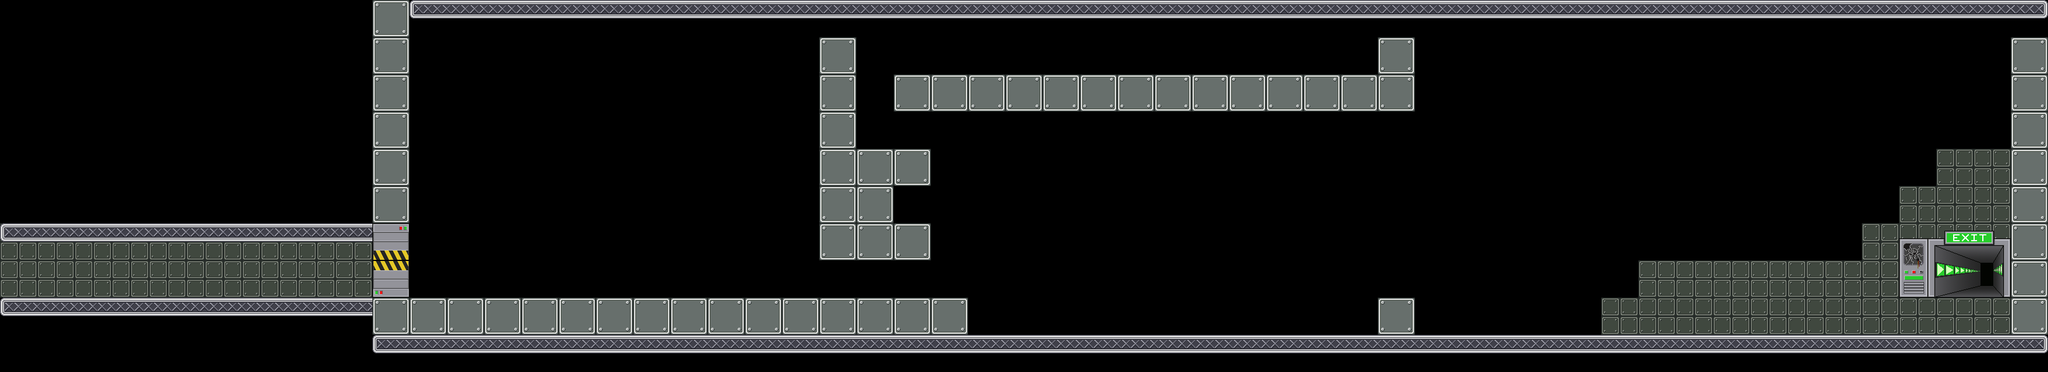

Rendered tile map (Tiled .tmx) drawn with the repository's tilesets; below, a short description and the map source with its tile grids summarised:
An orthogonal 55x10 tile map with 64x64 px tiles, 2 tile layers (foreground, front), 20 tilesets and 40 objects (Attractive).

<map version="1.0" orientation="orthogonal" width="55" height="10" tilewidth="64" tileheight="64">
 <tileset firstgid="1" name="mur" tilewidth="64" tileheight="64">
  <image source="data/mur.png" trans="ffffff" width="64" height="64" />
 </tileset>
 <tileset firstgid="2" name="sol" tilewidth="64" tileheight="64">
  <image source="data/sol.png" trans="ffffff" width="64" height="64" />
 </tileset>
 <tileset firstgid="3" name="alone" tilewidth="64" tileheight="64">
  <image source="data/alone.png" width="64" height="64" />
 </tileset>
 <tileset firstgid="4" name="left" tilewidth="64" tileheight="64">
  <image source="data/left.png" width="64" height="64" />
 </tileset>
 <tileset firstgid="5" name="mid" tilewidth="64" tileheight="64">
  <image source="data/mid.png" width="64" height="64" />
 </tileset>
 <tileset firstgid="6" name="right" tilewidth="64" tileheight="64">
  <image source="data/right.png" width="64" height="64" />
 </tileset>
 <tileset firstgid="7" name="portebas" tilewidth="64" tileheight="64">
  <image source="data/portebas.png" width="64" height="64" />
 </tileset>
 <tileset firstgid="8" name="portehaut" tilewidth="64" tileheight="64">
  <image source="data/portehaut.png" width="64" height="64" />
 </tileset>
 <tileset firstgid="9" name="fin" tilewidth="192" tileheight="128">
  <image source="data/fin.png" width="192" height="128" />
 </tileset>
 <tileset firstgid="10" name="citerne" tilewidth="418" tileheight="632">
  <tileoffset x="0" y="632" />
  <image source="data/citerne.png" width="418" height="632" />
 </tileset>
 <tileset firstgid="11" name="container1" tilewidth="610" tileheight="276">
  <tileoffset x="0" y="195" />
  <image source="data/container1.png" width="610" height="276" />
 </tileset>
 <tileset firstgid="12" name="container2" tilewidth="480" tileheight="330">
  <tileoffset x="0" y="280" />
  <image source="data/container2.png" width="480" height="330" />
 </tileset>
 <tileset firstgid="13" name="cable1" tilewidth="77" tileheight="372">
  <tileoffset x="0" y="372" />
  <image source="data/cable1.png" width="77" height="372" />
 </tileset>
 <tileset firstgid="14" name="passerelle1" tilewidth="198" tileheight="342">
  <tileoffset x="0" y="342" />
  <image source="data/passerelle1.png" width="198" height="342" />
 </tileset>
 <tileset firstgid="15" name="passerelle2" tilewidth="122" tileheight="599">
  <tileoffset x="0" y="599" />
  <image source="data/passerelle2.png" width="122" height="599" />
 </tileset>
 <tileset firstgid="16" name="cable2" tilewidth="46" tileheight="243">
  <tileoffset x="0" y="243" />
  <image source="data/cable2.png" width="46" height="243" />
 </tileset>
 <tileset firstgid="17" name="mur2" tilewidth="64" tileheight="64">
  <image source="data/mur2.png" width="64" height="64" />
 </tileset>
 <tileset firstgid="18" name="lamp1" tilewidth="64" tileheight="64">
  <image source="data/lamp1.png" width="64" height="64" />
 </tileset>
 <tileset firstgid="19" name="lamp2" tilewidth="64" tileheight="64">
  <image source="data/lamp2.png" width="64" height="64" />
 </tileset>
 <tileset firstgid="20" name="cable" tilewidth="64" tileheight="64">
  <image source="data/cable.png" width="64" height="64" />
 </tileset>
 <layer name="foreground" width="55" height="10">
  <data>[550 cells, 50 non-empty, 1 distinct tile ids]</data>
 </layer>
 <layer name="front" width="55" height="10">
  <data>[550 cells, 169 non-empty, 8 distinct tile ids]</data>
 </layer>
 <objectgroup color="#00ff00" name="wall" width="55" height="10">
  <object x="640" y="0" width="64" height="576" />
  <object x="3456" y="0" width="64" height="576" />
  <object x="1472" y="320" width="64" height="64" />
  <object x="1408" y="64" width="64" height="384" />
  <object x="2048" y="192" width="64" height="64" />
  <object x="2368" y="64" width="64" height="128" />
 </objectgroup>
 <objectgroup color="#0000ff" name="platform" width="55" height="10">
  <object x="640" y="576" width="2880" height="64" />
  <object x="704" y="0" width="2752" height="64" />
  <object x="2368" y="512" width="64" height="64" />
  <object x="704" y="512" width="960" height="64" />
  <object x="1472" y="384" width="128" height="64" />
  <object x="1536" y="128" width="832" height="64" />
  <object x="1472" y="256" width="128" height="64" />
 </objectgroup>
 <objectgroup color="#ffffff" name="movable" width="55" height="10" />
 <objectgroup color="#ff6666" name="destroyable" width="55" height="10" />
 <objectgroup color="#800000" name="metalman" width="55" height="10">
  <object x="768" y="448" width="64" height="64">
   <properties>
    <property name="powers" value="Alu#Acier" />
   </properties>
  </object>
 </objectgroup>
 <objectgroup color="#ff0000" name="themagnet" width="55" height="10">
  <object x="896" y="448" width="64" height="64">
   <properties>
    <property name="powers" value="Repulsive#Attractive#RotativeL#RotativeR" />
   </properties>
  </object>
 </objectgroup>
 <objectgroup color="#800000" name="generator" width="55" height="10">
  <object type="Attractive" x="2048" y="256" width="64" height="64">
   <properties>
    <property name="id" value="2" />
   </properties>
  </object>
 </objectgroup>
 <objectgroup color="#66ccff" name="switch" width="55" height="10">
  <object x="1536" y="64" width="64" height="64">
   <properties>
    <property name="id" value="2" />
   </properties>
  </object>
 </objectgroup>
 <objectgroup color="#e6e6e6" name="metal" width="55" height="10" />
 <objectgroup color="#333333" name="gate" width="55" height="10">
  <object x="1472" y="128" width="64" height="64">
   <properties>
    <property name="animid" value="1" />
    <property name="closeid" value="1" />
    <property name="enabled" value="true" />
    <property name="openid" value="1" />
    <property name="type" value="HAloneG" />
   </properties>
  </object>
  <object x="1792" y="448" width="64" height="64">
   <properties>
    <property name="animid" value="10" />
    <property name="enabled" value="true" />
    <property name="openid" value="1" />
    <property name="prev" value="9" />
    <property name="type" value="FinHD" />
   </properties>
  </object>
  <object x="2240" y="448" width="64" height="64">
   <properties>
    <property name="animid" value="3" />
    <property name="enabled" value="true" />
    <property name="next" value="4" />
    <property name="prev" value="2" />
    <property name="type" value="MillieuHD" />
   </properties>
  </object>
  <object x="2304" y="448" width="64" height="64">
   <properties>
    <property name="animid" value="2" />
    <property name="closeid" value="1" />
    <property name="enabled" value="true" />
    <property name="next" value="3" />
    <property name="type" value="DebutHD" />
   </properties>
  </object>
  <object x="2176" y="448" width="64" height="64">
   <properties>
    <property name="animid" value="4" />
    <property name="enabled" value="true" />
    <property name="next" value="5" />
    <property name="prev" value="3" />
    <property name="type" value="MillieuHD" />
   </properties>
  </object>
  <object x="2112" y="448" width="64" height="64">
   <properties>
    <property name="animid" value="5" />
    <property name="enabled" value="true" />
    <property name="next" value="6" />
    <property name="prev" value="4" />
    <property name="type" value="MillieuHD" />
   </properties>
  </object>
  </objectgroup>
 <objectgroup color="#004080" name="acid" width="55" height="10">
  <!-- 11 objects omitted --></objectgroup>
 <objectgroup color="#ffff00" name="arc" width="55" height="10" />
 <objectgroup color="#ffff00" name="levelend" width="55" height="10">
  <!-- 1 objects omitted --></objectgroup>
 <objectgroup color="#800080" name="gateswitch" width="55" height="10">
  <!-- 1 objects omitted --></objectgroup>
</map>
<!-- 17 of 40 objects omitted -->
